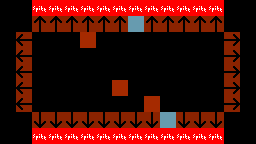

A 2D game scene composited from a Tiled map and its tileset images. What follows is a short description and the map's XML, with each tile layer's data collapsed to a summary:
An orthogonal 16x9 tile map with 16x16 px tiles, 3 tile layers (collision, interact, enemy), 3 tilesets.

<map version="1.0" orientation="orthogonal" renderorder="right-down" width="16" height="9" tilewidth="16" tileheight="16" nextobjectid="1">
 <properties>
  <property name="dungeon" value="" />
 </properties>
 <tileset firstgid="1" name="collision" tilewidth="16" tileheight="16" tilecount="15">
  <image source="../tileset/collision.png" trans="eeeeee" width="48" height="80" />
 </tileset>
 <tileset firstgid="16" name="enemy" tilewidth="16" tileheight="16" tilecount="4">
  <image source="../tileset/enemy.png" trans="eeeeee" width="64" height="16" />
 </tileset>
 <tileset firstgid="20" name="interact" tilewidth="16" tileheight="16" tilecount="12">
  <image source="../tileset/interact.png" trans="eeeeee" width="64" height="48" />
 </tileset>
 <layer name="collision" width="16" height="9">
  <data>[144 cells, 50 non-empty, 1 distinct tile ids]</data>
 </layer>
 <layer name="interact" width="16" height="9">
  <data>[144 cells, 58 non-empty, 5 distinct tile ids]</data>
 </layer>
 <layer name="enemy" width="16" height="9">
  <data>[144 cells, 5 non-empty, 2 distinct tile ids]</data>
 </layer>
</map>